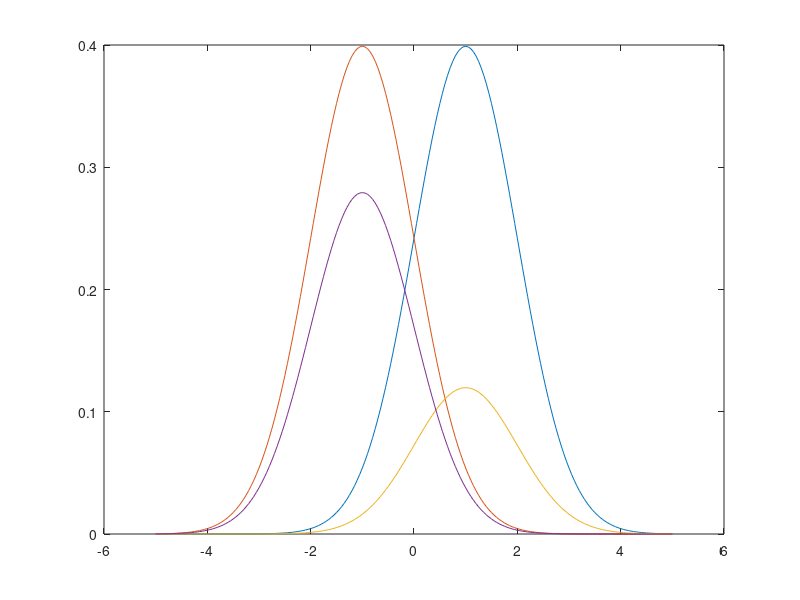
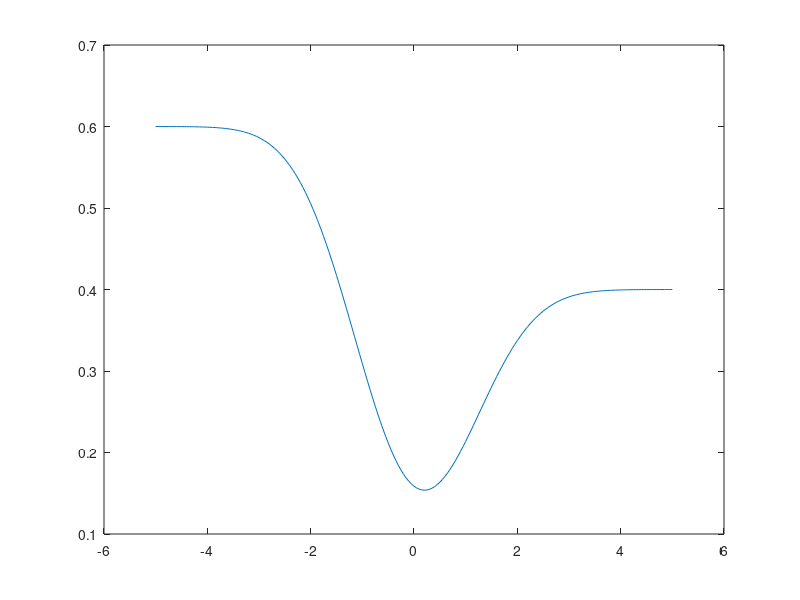
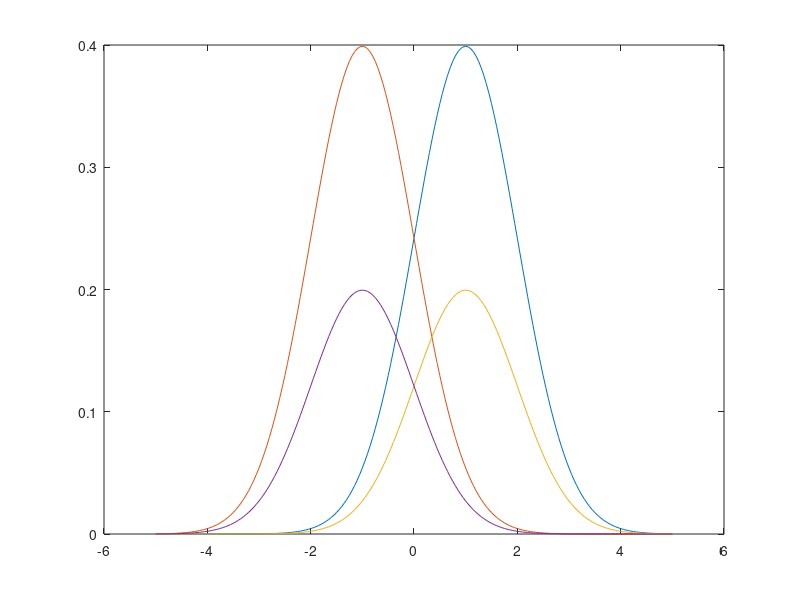
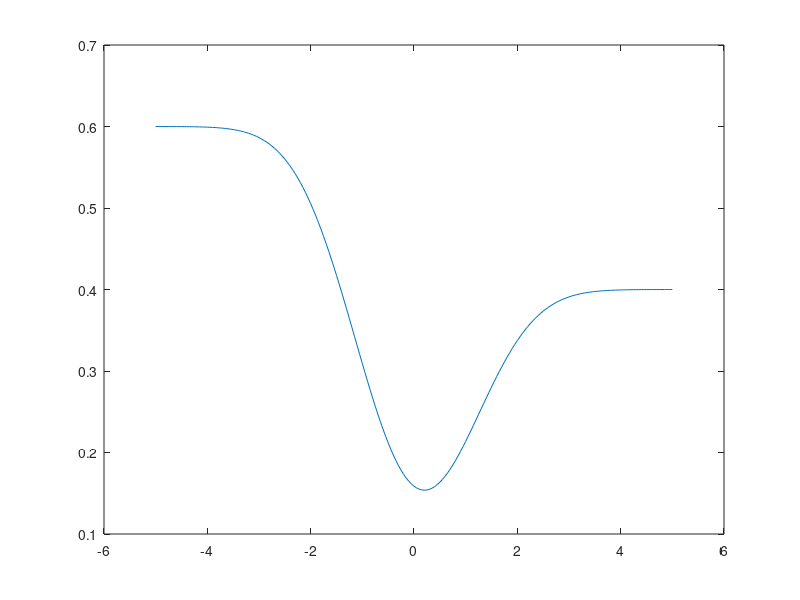

These charts were generated, in order, by the following MATLAB code:
% aa)
c=[ 0.3 , 0.5,0.6,0.7];
for i = 1: 4
    x =  -5 : 0.05 : 5 ; 
    y = normpdf( x,1,1); 
    % bb)
    x1 =  -5 : 0.05 : 5 ;
    y1= normpdf( x1,-1,1);
    figure;
    % plot for aa)
    plot(x,y)
    hold;
    % plot for bb)
    plot(x1,y1)
    % plot for cc)

    z= -5 : 0.05 : 5;
    x4=c(i)*y;
    plot(z,x4)

    z1= -5 : 0.05 : 5;
    x5=(1 - c(i))*y1;
    plot(z1,x5)

    x2= -5 : 0.05 : 5;
    y2=qfunc(x2+1)*0.6 + qfunc(1-x2)*0.4;
    figure;
    plot(x2,y2);
end

